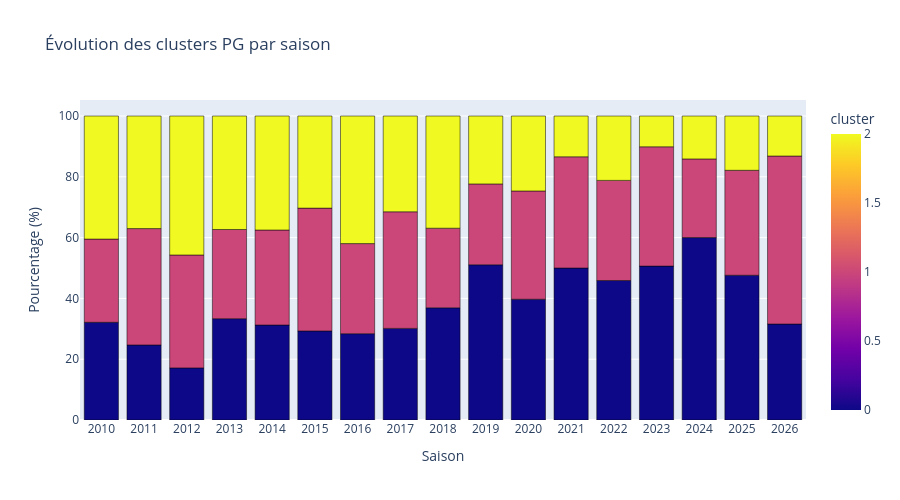

The notebook cell this image was saved under:
### Code cell
import plotly.express as px

df_pg = composition[composition['pos'] == 'PG']

fig_pg = px.bar(
    df_pg,
    x='season',
    y='percent',
    color='cluster',
    hover_data={'count': True, 'percent': ':.1f', 'cluster': True, 'season': True},
    labels={'percent':'Pourcentage (%)', 'season':'Saison', 'cluster_name':'Cluster'},
    title='Évolution des clusters PG par saison',
    height=500,
    width=900
)
fig_pg.update_layout(barmode='stack', legend_title_text='Cluster')
fig_pg.update_traces(marker_line_width=0.5, marker_line_color='black')
fig_pg.show()

### Figure 1 — Plotly figure (JSON) as saved in the notebook; plotly's stock layout.template omitted (floating-point values rounded to 4 significant figures)
{"data": [{"customdata": [[27, 0], [23, 1], [34, 2], [20, 0], [31, 1], [30, 2], [12, 0], [26, 1], [32, 2], [25, 0], [22, 1], [28, 2], [25, 0], [25, 1], [30, 2], [29, 0], [40, 1], [30, 2], [23, 0], [24, 1], [34, 2], [22, 0], [28, 1], [23, 2], [31, 0], [22, 1], [31, 2], [48, 0], [25, 1], [21, 2], [29, 0], [26, 1], [18, 2], [41, 0], [30, 1], [11, 2], [39, 0], [28, 1], [18, 2], [40, 0], [31, 1], [8, 2], [51, 0], [22, 1], [12, 2], [40, 0], [29, 1], [15, 2], [12, 0], [21, 1], [5, 2]], "hovertemplate": "Saison=%{x}<br>Pourcentage (%)=%{y:.1f}<br>count=%{customdata[0]}<br>cluster=%{marker.color}<extra></extra>", "legendgroup": "", "marker": {"color": [0, 1, 2, 0, 1, 2, 0, 1, 2, 0, 1, 2, 0, 1, 2, 0, 1, 2, 0, 1, 2, 0, 1, 2, 0, 1, 2, 0, 1, 2, 0, 1, 2, 0, 1, 2, 0, 1, 2, 0, 1, 2, 0, 1, 2, 0, 1, 2, 0, 1, 2], "coloraxis": "coloraxis", "line": {"color": "black", "width": 0.5}, "pattern": {"shape": ""}}, "name": "", "orientation": "v", "showlegend": false, "textposition": "auto", "type": "bar", "x": ["2010", "2010", "2010", "2011", "2011", "2011", "2012", "2012", "2012", "2013", "2013", "2013", "2014", "2014", "2014", "2015", "2015", "2015", "2016", "2016", "2016", "2017", "2017", "2017", "2018", "2018", "2018", "2019", "2019", "2019", "2020", "2020", "2020", "2021", "2021", "2021", "2022", "2022", "2022", "2023", "2023", "2023", "2024", "2024", "2024", "2025", "2025", "2025", "2026", "2026", "2026"], "xaxis": "x", "y": [32.14, 27.38, 40.48, 24.69, 38.27, 37.04, 17.14, 37.14, 45.71, 33.33, 29.33, 37.33, 31.25, 31.25, 37.5, 29.29, 40.4, 30.3, 28.4, 29.63, 41.98, 30.14, 38.36, 31.51, 36.9, 26.19, 36.9, 51.06, 26.6, 22.34, 39.73, 35.62, 24.66, 50.0, 36.59, 13.41, 45.88, 32.94, 21.18, 50.63, 39.24, 10.13, 60.0, 25.88, 14.12, 47.62, 34.52, 17.86, 31.58, 55.26, 13.16], "yaxis": "y"}], "layout": {"barmode": "stack", "coloraxis": {"colorbar": {"title": {"text": "cluster"}}, "colorscale": [[0, "#0d0887"], [0.1111, "#46039f"], [0.2222, "#7201a8"], [0.3333, "#9c179e"], [0.4444, "#bd3786"], [0.5556, "#d8576b"], [0.6667, "#ed7953"], [0.7778, "#fb9f3a"], [0.8889, "#fdca26"], [1, "#f0f921"]]}, "height": 500, "legend": {"title": {"text": "Cluster"}, "tracegroupgap": 0}, "title": {"text": "Évolution des clusters PG par saison"}, "width": 900, "xaxis": {"anchor": "y", "domain": [0, 1], "title": {"text": "Saison"}}, "yaxis": {"anchor": "x", "domain": [0, 1], "title": {"text": "Pourcentage (%)"}}}}
